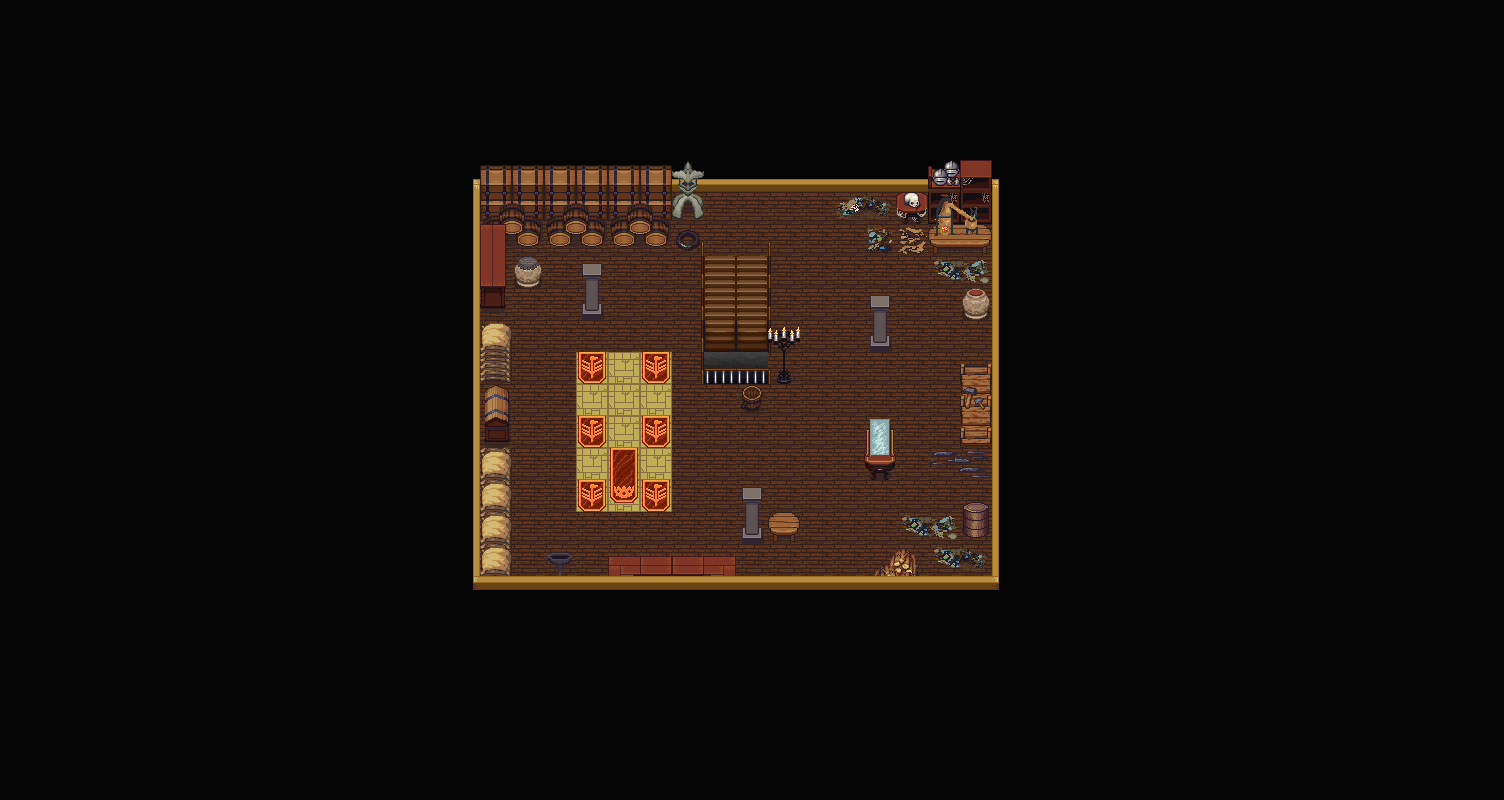

A 2D game scene composited from a Tiled map and its tileset images. What follows is a short description and the map's XML, with each tile layer's data collapsed to a summary:
An orthogonal 47x25 tile map with 32x32 px tiles, 3 tile layers (Capa de Patrones 1, Capa de patrones 2, Capa de patrones 3), 2 hidden layers not drawn, 7 tilesets.

<map version="1.2" tiledversion="1.2.2" orientation="orthogonal" renderorder="right-down" width="47" height="25" tilewidth="32" tileheight="32" infinite="0" nextlayerid="12" nextobjectid="5">
 <tileset firstgid="1" source="../Construccion Mapas/interior.tsx" />
 <tileset firstgid="257" source="../Construccion Mapas/interior4.tsx" />
 <tileset firstgid="1281" source="../Construccion Mapas/interior7.tsx" />
 <tileset firstgid="2305" source="../Construccion Mapas/Window1.tsx" />
 <tileset firstgid="2321" source="../Construccion Mapas/city_inside.tsx" />
 <tileset firstgid="2705" source="../Construccion Mapas/interior3.tsx" />
 <tileset firstgid="2793" source="../Construccion Mapas/Inside_B.tsx" />
 <layer id="1" name="Capa de Patrones 1" width="47" height="25">
  <data>[1175 cells, 1175 non-empty, 16 distinct tile ids]</data>
 </layer>
 <layer id="3" name="Capa de patrones 2" width="47" height="25">
  <data>[1175 cells, 79 non-empty, 43 distinct tile ids]</data>
 </layer>
 <layer id="5" name="Capa de patrones 3" width="47" height="25">
  <data>[1175 cells, 38 non-empty, 21 distinct tile ids]</data>
 </layer>
 <layer id="6" name="Capa de patrones 4" width="47" height="25" visible="0">
  <data>[1175 cells, 0 non-empty, 0 distinct tile ids]</data>
 </layer>
 <layer id="7" name="Capa de patrones 5" width="47" height="25" visible="0">
  <data>[1175 cells, 0 non-empty, 0 distinct tile ids]</data>
 </layer>
</map>
